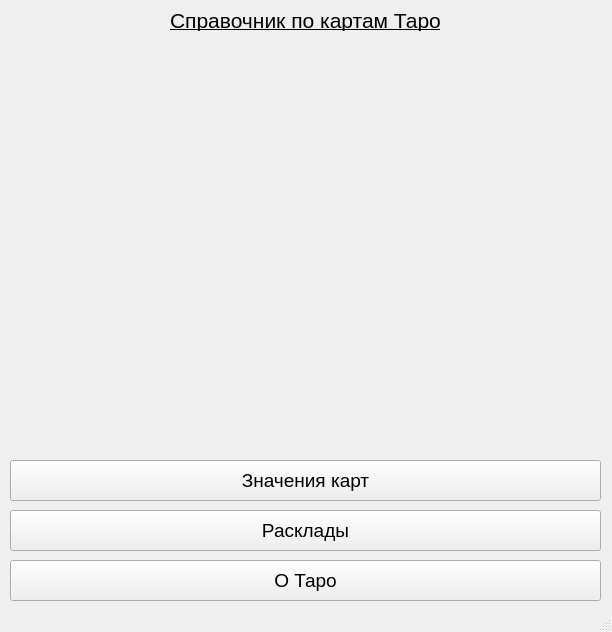
<?xml version="1.0" encoding="UTF-8"?>
<ui version="4.0">
 <class>MainWindow</class>
 <widget class="QMainWindow" name="MainWindow">
  <property name="geometry">
   <rect>
    <x>0</x>
    <y>0</y>
    <width>612</width>
    <height>632</height>
   </rect>
  </property>
  <property name="windowTitle">
   <string>MainWindow</string>
  </property>
  <widget class="QWidget" name="centralwidget">
   <widget class="QPushButton" name="btn_meaning">
    <property name="geometry">
     <rect>
      <x>10</x>
      <y>460</y>
      <width>591</width>
      <height>41</height>
     </rect>
    </property>
    <property name="font">
     <font>
      <pointsize>14</pointsize>
     </font>
    </property>
    <property name="text">
     <string>Значения карт</string>
    </property>
   </widget>
   <widget class="QPushButton" name="btn_layout">
    <property name="geometry">
     <rect>
      <x>10</x>
      <y>510</y>
      <width>591</width>
      <height>41</height>
     </rect>
    </property>
    <property name="font">
     <font>
      <pointsize>14</pointsize>
     </font>
    </property>
    <property name="text">
     <string>Расклады</string>
    </property>
   </widget>
   <widget class="QPushButton" name="btn_about">
    <property name="geometry">
     <rect>
      <x>10</x>
      <y>560</y>
      <width>591</width>
      <height>41</height>
     </rect>
    </property>
    <property name="font">
     <font>
      <pointsize>14</pointsize>
     </font>
    </property>
    <property name="text">
     <string>О Таро</string>
    </property>
   </widget>
   <widget class="QLabel" name="image">
    <property name="geometry">
     <rect>
      <x>10</x>
      <y>50</y>
      <width>591</width>
      <height>391</height>
     </rect>
    </property>
    <property name="text">
     <string/>
    </property>
   </widget>
   <widget class="QLabel" name="label_2">
    <property name="geometry">
     <rect>
      <x>170</x>
      <y>10</y>
      <width>281</width>
      <height>21</height>
     </rect>
    </property>
    <property name="font">
     <font>
      <pointsize>16</pointsize>
      <weight>50</weight>
      <italic>false</italic>
      <bold>false</bold>
      <underline>true</underline>
      <stylestrategy>PreferDefault</stylestrategy>
      <kerning>true</kerning>
     </font>
    </property>
    <property name="text">
     <string>Справочник по картам Таро</string>
    </property>
   </widget>
  </widget>
  <widget class="QMenuBar" name="menubar">
   <property name="geometry">
    <rect>
     <x>0</x>
     <y>0</y>
     <width>612</width>
     <height>21</height>
    </rect>
   </property>
  </widget>
  <widget class="QStatusBar" name="statusbar"/>
 </widget>
 <resources/>
 <connections/>
</ui>
